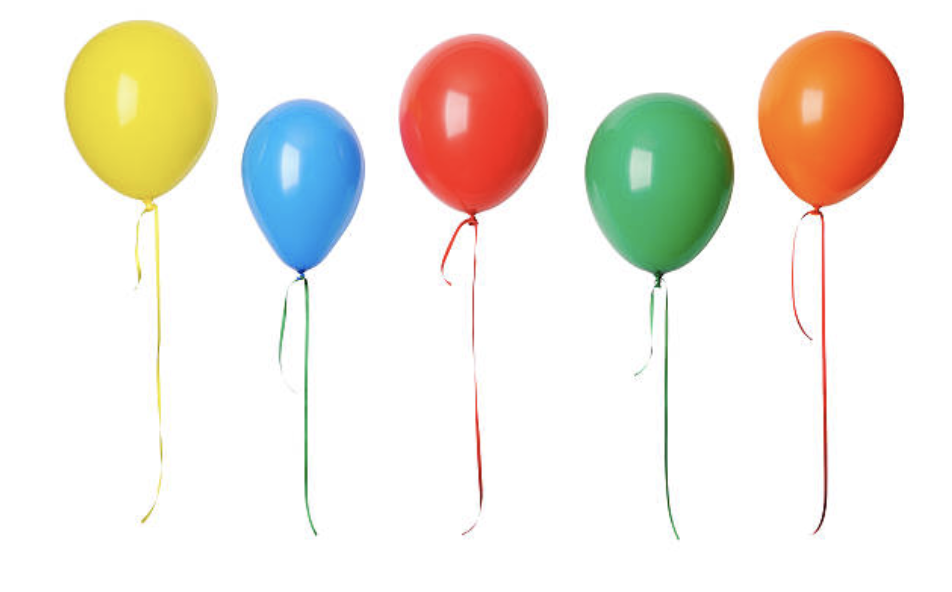
#> input picture 10052021-lab/balloon.png, 952 x 592 px
$ python 518H0003-Ex1.py
#> lines starting #> are read from the running program, lines starting #| are printed output that depends on the picture; after the words box and inside, x2 and y2 are one past the last pixel; in counts of white or black regions, pixels touching at a corner belong together
"""
Name: 518H0003-Ex1.py
Author: Quoc Cuong Nguyen
Contact: cuongbo2000@icloud.com
Time: 05/10/2021 16:14
Desc:
"""
import cv2
import numpy as np

img = cv2.imread('balloon.png')
#> img is the input picture: shape (592, 952, 3); mean B, G, R 226.7, 235.2, 240.3

# Ex1
(B,G,R) = cv2.split(img)

zeros = np.zeros(img.shape[:2],dtype='uint8')
cv2.imshow('Red', cv2.merge([zeros, zeros, R]))
cv2.imshow('Green', cv2.merge([zeros, G, zeros]))
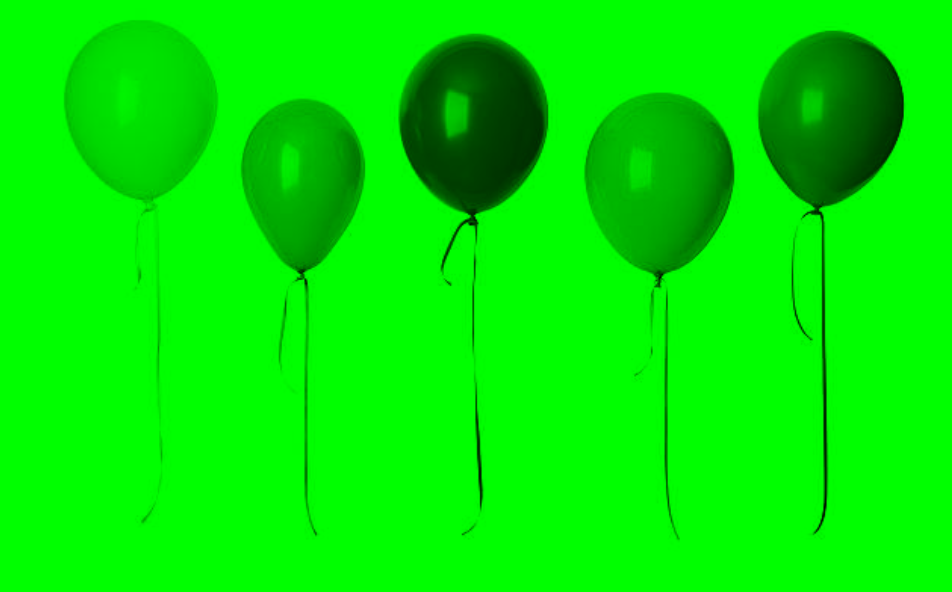
#> window 'Green': shape (592, 952, 3); mean B, G, R 0, 235.2, 0
cv2.imshow('Blue', cv2.merge([B, zeros, zeros]))
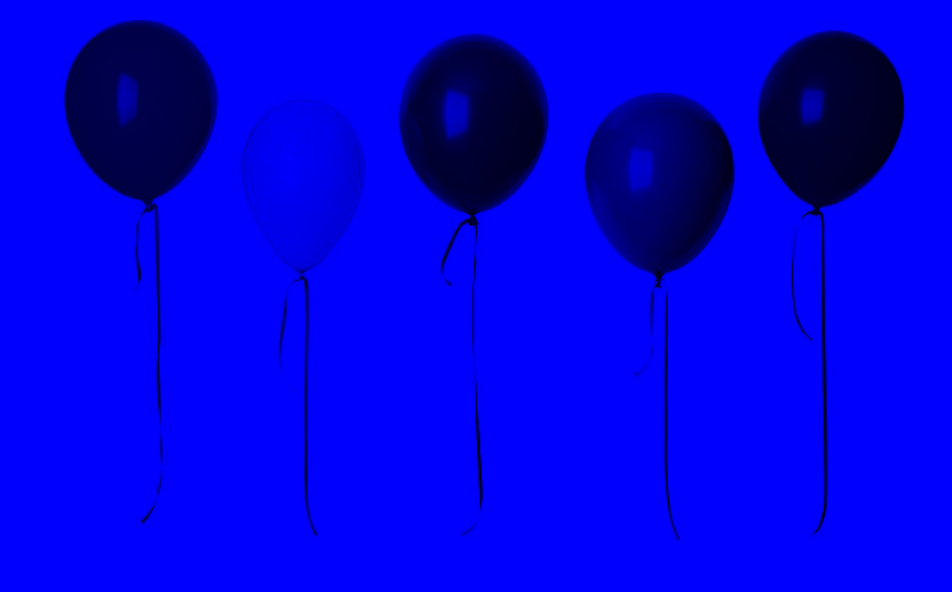
#> window 'Blue': shape (592, 952, 3); mean B, G, R 226.7, 0, 0

cv2.waitKey(0)
cv2.destroyAllWindows()

# #Ex2
color = (100, 100, 100)
thickness = 5
start_point = [(68, 15),(250,100),(400,25),(585,100),(750,30)]
end_point = [(215 , 200),(355,260),(550,221),(730,280),(900,211)]

for i in range(len(start_point)):
    img_rec = cv2.rectangle(img, start_point[i], end_point[i], color, thickness)
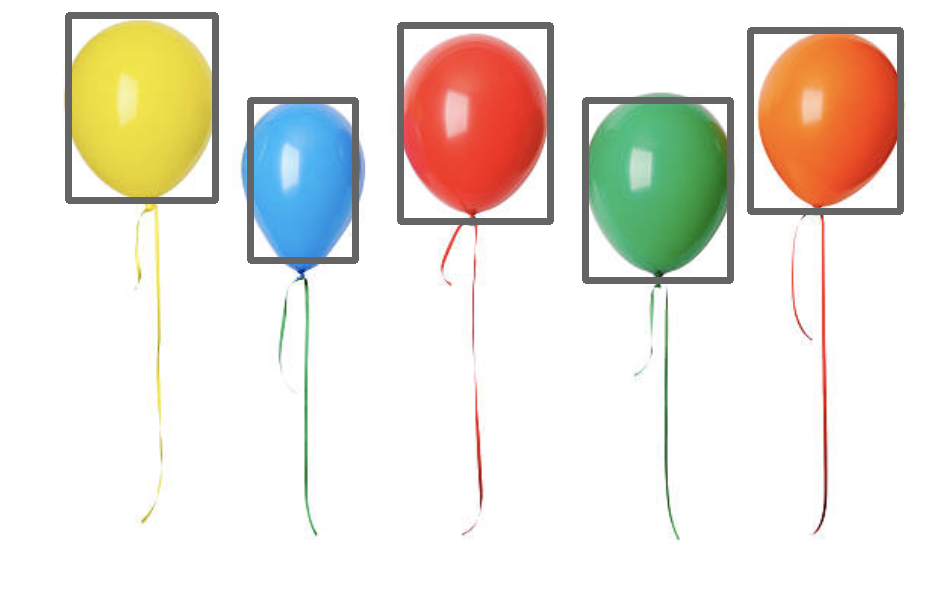
#> img: shape (592, 952, 3); 3.95% of pixels changed, all inside (x1, y1, x2, y2) = (65, 12, 904, 284)

cv2.imshow('Rectangle',img_rec)

cv2.waitKey(0)
cv2.destroyAllWindows()

# #Ex3
font = cv2.FONT_HERSHEY_SIMPLEX
org = [(68, 15),(250,100),(400,25),(585,100),(750,30)]
fontScale = 1
color = [(0,255,255),(255,0,0),(0,0,255),(0,255,0),(0,165,255)]
thickness = 2
text = ['yellow','blue','red','green','orange']

for i in range(len(start_point)):
    img_text = cv2.putText(img_rec, text[i], org[i], font,fontScale, color[i], thickness, cv2.LINE_AA)
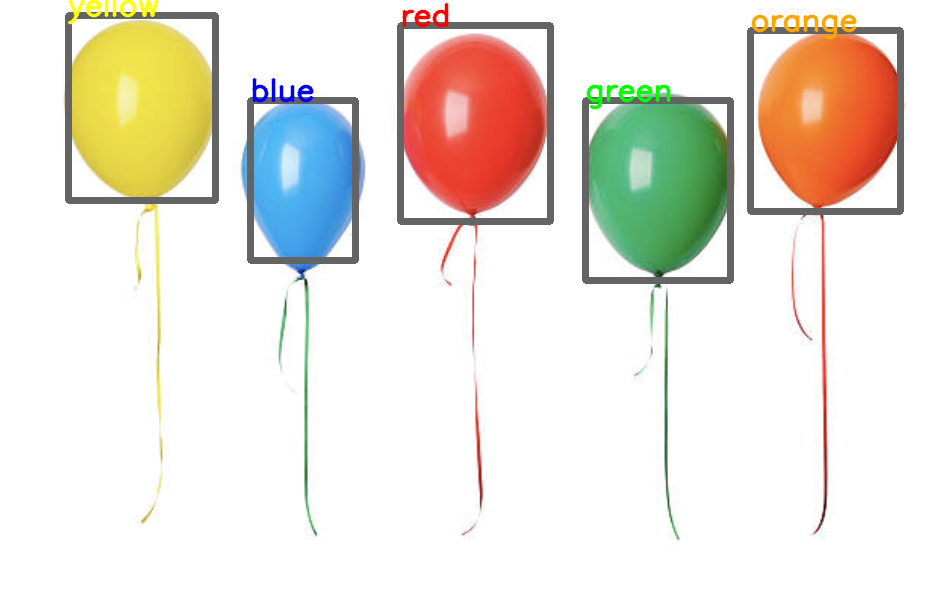
#> img_rec: shape (592, 952, 3); mean B, G, R 220.4, 229.6, 234.7

cv2.imshow('Text above boundary',img_text)

cv2.waitKey(0)
cv2.destroyAllWindows()

img = cv2.imread('balloon.png')

#Ex4
yellow = img[15:200,65:215]
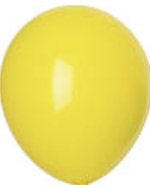
#> yellow: shape (185, 150, 3); mean B, G, R 121.2, 224.8, 236.1

cv2.imshow('Yellow balloon',yellow)
cv2.waitKey(0)
cv2.destroyAllWindows()

#Ex5

img_hsv = cv2.cvtColor(img,cv2.COLOR_BGR2HSV)
#> img_hsv: shape (592, 952, 3); mean H, S, V 13.5, 30.2, 247.7
lower1 = np.array([20, 100, 100])
upper1 = np.array([30, 255, 255])

mask = cv2.inRange(img_hsv, lower1, upper1)
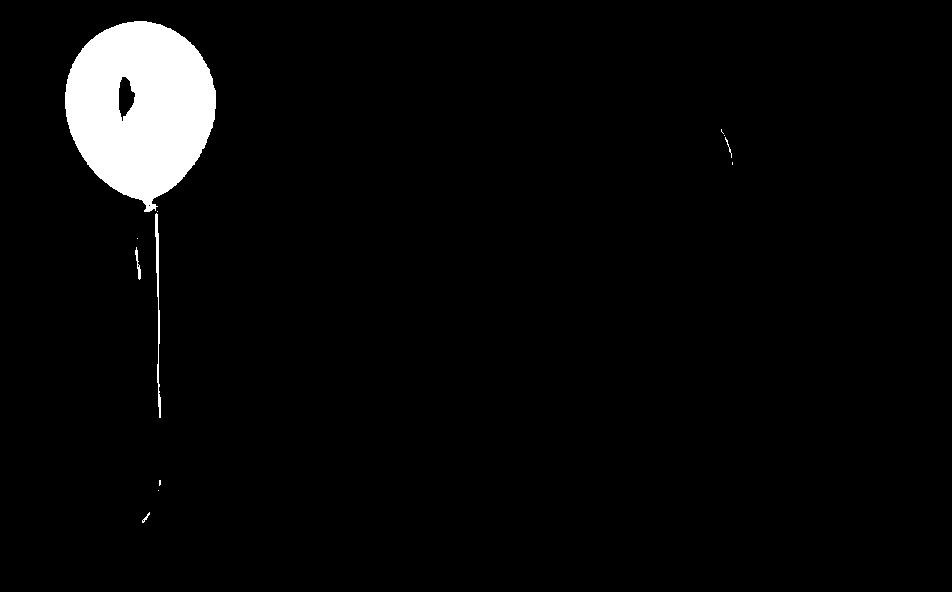
#> mask: shape (592, 952); 3.7% white; 12 white regions (7 under 20 px), largest, box (x1, y1, x2, y2) and area: (65, 21, 216, 212) 20205, (155, 213, 161, 418) 443, (135, 247, 141, 280) 77, (725, 137, 732, 158) 28, (142, 512, 150, 523) 27

result = cv2.bitwise_and(img, img, mask=mask)
cv2.imshow('Yellow balloon hsv',result)

cv2.waitKey(0)
cv2.destroyAllWindows()

#Ex6

img_hsv = cv2.cvtColor(img,cv2.COLOR_BGR2HSV)
lower1 = np.array([20, 100, 100])
upper1 = np.array([30, 255, 255])

mask = cv2.inRange(img_hsv, lower1, upper1)

img[mask>0]=(0,139,0)
#> img: shape (592, 952, 3); 3.69% of pixels changed, all inside (x1, y1, x2, y2) = (65, 21, 733, 523)

cv2.imshow('Change yellow balloon to green',img)

cv2.waitKey(0)
cv2.destroyAllWindows()

img = cv2.imread('balloon.png')
#Ex7
img_crop = img[15:500,65:220]
(rows, cols) = img_crop.shape[:2]
#> rows = 485; cols = 155

M = cv2.getRotationMatrix2D((cols / 2, rows / 2), 20, 1)
img_crop = cv2.warpAffine(img_crop, M, (cols, rows))
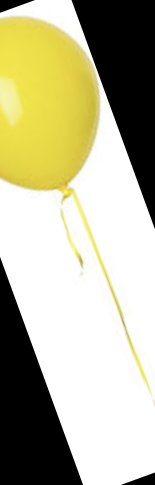
#> img_crop: shape (485, 155, 3); mean B, G, R 152.2, 180.3, 183.4

cv2.imshow('Rotate 1st balloon',img_crop)

cv2.waitKey(0)
cv2.destroyAllWindows()
